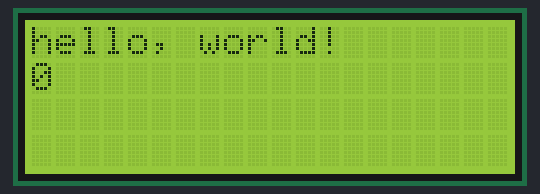
Recording of a sketch running on a simulated ESP8266 (NodeMCU). Shown: 20×4 character LCD.

Above: at 0.1 s.
At 4.1 s:
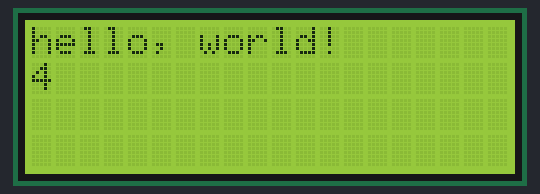
At 11.1 s:
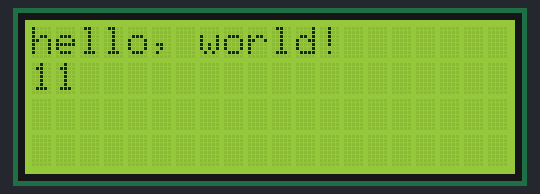
At 15.1 s:
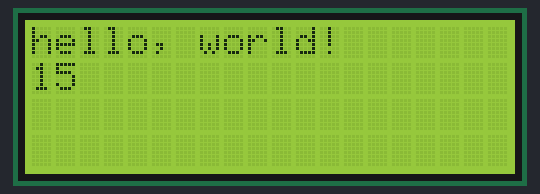
At 20.1 s:
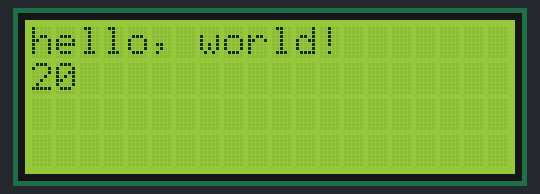
At 39.1 s:
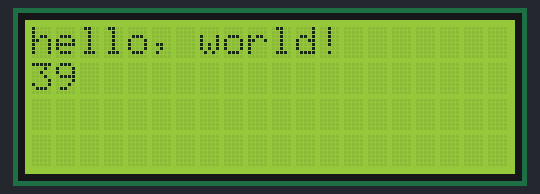

The sketch:

i2cbackpackTest.ino
```cpp
/*
 Demonstration sketch for Adafruit i2c/SPI LCD backpack
 using MCP23008 I2C expander
 ( http://www.ladyada.net/products/i2cspilcdbackpack/index.html )

 This sketch prints "Hello World!" to the LCD
 and shows the time since the board was reset.

  The circuit see: http://www.imaginen4tion.blogspot.com/2015/10/how-to-connect-esp8266-to-lcd-via-i2c.html

*/

// Originally written by Adafruit.
// Modified for esp8266 by Bob Rowe on 10.31.15, giddyup!

// include the library code:
#include "Wire.h"
#include "Adafruit_LiquidCrystal.h"
// Note, problems with your libraries is a common issue due to multiple
// libraries with the same name getting imported into your Arduino IDE
// when setting up to develop on esp8266.
// See for more info:


// Connect to LCD via i2c, default address #0 (A0-A2 not jumpered)
Adafruit_LiquidCrystal lcd(0);
// "Default address" simply refers to how your Adafruit i2c backpack is setup.
// See here for more info:  https://learn.adafruit.com/i2c-spi-lcd-backpack/connect-to-i2c

void setup() {
  // Initiate the i2c connection on esp pins 2 (DAT/SDA) and 14 (CLK/SCL)
  Wire.begin(2,14);

  // set up the LCD's number of rows and columns:
  // Here we are using a standard LCD with 16 columns and 2 rows
  // example of LCD:  https://www.adafruit.com/products/181
  lcd.begin(20, 4);
  // Print a message to the LCD.
  lcd.print("hello, world!");
}

void loop() {
  // set the cursor to column 0, line 1
  // (note: line 1 is the second row, since counting begins with 0):
  lcd.setCursor(0, 1);

  // print the number of seconds since reset:
  lcd.print(millis()/1000);
  /*
  lcd.setBacklight(HIGH);
  delay(500);
  lcd.setBacklight(LOW);
  delay(500);
  */
}
```

Measured:
- what the display in image 1 shows lasts 1.0 s, from 4.0 s to 5.0 s
